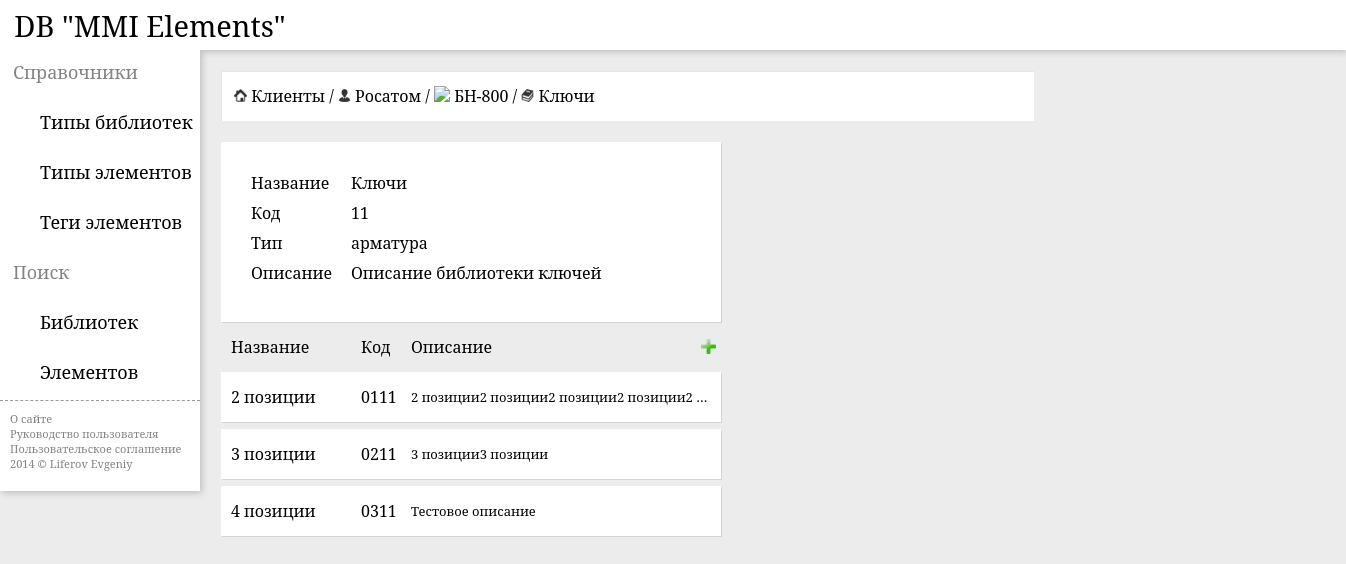
Screenshot of /?c=1&s=1&l=1 with the database file from the repository.
### tables this page shows
CREATE TABLE `clients` (
  `id` int(11) NOT NULL,
  `name` varchar(50) NOT NULL,
  `address` text,
  `image` text
);

CREATE TABLE `simulators` (
  `id` int(11) NOT NULL,
  `name` varchar(50) NOT NULL,
  `client_id` int(11) NOT NULL,
  `date` varchar(4) NOT NULL,
  `description` text
);

CREATE TABLE `libs` (
  `id` int(11) NOT NULL,
  `name` varchar(50) NOT NULL,
  `simulator_id` int(11) NOT NULL,
  `code` varchar(2) NOT NULL,
  `lib_type_id` int(11) DEFAULT NULL,
  `description` text
);

CREATE TABLE `lib_types` (
  `id` int(11) NOT NULL,
  `name` varchar(50) NOT NULL,
  `description` text NOT NULL
);

CREATE TABLE `elements` (
  `id` int(11) NOT NULL,
  `name` varchar(50) NOT NULL,
  `code` varchar(2) NOT NULL,
  `lib_id` int(11) NOT NULL,
  `type_id` int(11) DEFAULT NULL,
  `description` text,
  `icon` text
);

### request.php (called while the page is built, shortened)
<?php
$reque1 = mysql_query(
"SELECT
	`clients`.`id` AS `client_id`,
	`clients`.`name` AS `client_name`
	FROM `clients`
	WHERE `clients`.`id` = ".$c."
	");
$req1 = mysql_fetch_array($reque1);
if ($s != NULL) {
$reque2 = mysql_query(
"SELECT
	`simulators`.`id` AS `simulator_id`,
	`simulators`.`name` AS `simulator_name`
	FROM `simulators`
	WHERE `simulators`.`id` = ".$s."
	");
$req2 = mysql_fetch_array($reque2);
}
if ($l != NULL) {
$reque3 = mysql_query(
"SELECT
	`libs`.`id` AS `lib_id`,
	`libs`.`name` AS `lib_name`,
	`libs`.`code` AS `lib_code`
	FROM `libs`
	WHERE `libs`.`id` = ".$l."
	");
$req3 = mysql_fetch_array($reque3);
}
?>

### elements.php (the view)
<?php
$query = mysql_query(
	"SELECT
	`elements`.`id` AS `element_id`,
	`elements`.`name` AS `element_name`,
	`elements`.`code` AS `element_code`,
	`elements`.`description` AS `element_description`,
	`libs`.`code` AS `lib_code`
	FROM `elements`
	JOIN  `libs` ON  `libs`.`id` =  `elements`.`lib_id`
	WHERE
	`lib_id` = ".$l."
	");
	$row = mysql_fetch_array($query);
?>
<div class="mid_fon">
	<div class='s01'>Название</div>
	<div class='s02'>Код</div>
	<div class='s02'>Описание</div>
	<a href='/?c=<?php echo $c;?>&s=<?php echo $s;?>&l=<?php echo $l;?>&add=1'><div class='mid_fon_add'></div></a>
<?php
	do
	{
	echo "
	<a href='/?c=".$c."&s=".$s."&l=".$l."&e=".$row['element_id']."'>
	<div class='s'>
	<div class='s01'>".$row['element_name']."</div>
	<div class='s02'>".$row['element_code']."".$row['lib_code']."</div>
	<div class='s03'>".$row['element_description']."</div>
	</a>
	</div>
	";
	}
	while ($row = mysql_fetch_array($query));
?>
</div>

### index.php (shortened to what this page needs)
<!doctype html>
<html>
    <head>
        <?php include_once('link.php') ?>
    </head>
    <body>
<?php
$c = empty($_GET['c'])?'':(int)$_GET['c'];
$s = empty($_GET['s'])?'':(int)$_GET['s'];
$l = empty($_GET['l'])?'':(int)$_GET['l'];
$e = empty($_GET['e'])?'':(int)$_GET['e'];
$edit = empty($_GET['edit'])?'':(int)$_GET['edit'];
$update = empty($_GET['update'])?'':(int)$_GET['update'];
$add = empty($_GET['add'])?'':(int)$_GET['add'];
$insert = empty($_GET['insert'])?'':(int)$_GET['insert'];
$del = empty($_GET['del'])?'':(int)$_GET['del'];
$reused = empty($_GET['reused'])?'':(int)$_GET['reused'];
$reused_add = empty($_GET['reused_add'])?'':(int)$_GET['reused_add'];
$reused_del = empty($_GET['reused_del'])?'':(int)$_GET['reused_del'];
include 'top.php' ?>
<div class="mid">
<?php include 'menu.php'; ?>
<div class="table">
<div class="table1">
<?php
	if ($c == NULL)
	{
	echo	"<div class='nav'><div><a href='/?add=1'><div class='nav_add'></div></a></div><a href='../'><img src='images/icon/home.png' height='13px'/> Клиенты</a></div>";
	if ($insert != NULL) {include 'clients_insert.php';} else {
	if ($add != NULL) { include 'clients_add.php'; } else {
	include 'clients.php'; }}} else
	{
	if ($s == NULL){
	include 'request.php';
	echo	"<div class='nav'><a href='../'><img src='images/icon/home.png' height='13px'/> Клиенты</a> / <a href='/?c=".$c."'><img src='images/icon/clients.png' height='13px'/> ".$req1['client_name']."</a></div>";
	if ($insert != NULL) {include 'simulators_insert.php';} else {
	if ($add != NULL) { include 'simulators_add.php'; } else {
	if ($del != NULL) { include 'clients_del.php'; } else {
	if ($update != NULL) {include 'clients_update.php';} else {
	if ($edit == NULL) {include 'clients_line.php';} else {include 'clients_edit.php';}}}
	include 'simulators.php';}}} else
	{
	if ($l == NULL){
	include 'request.php';
	echo	"<div class='nav'><a href='../'><img src='images/icon/home.png' height='13px'/> Клиенты</a> / <a href='/?c=".$c."'><img src='images/icon/clients.png' height='13px'/> ".$req1['client_name']."</a> / <a href='/?c=".$c."&s=".$s."'><img src='images/icon/simulator.png' height='13px'/> ".$req2['simulator_name']."</a></div>";
	if ($reused_del != NULL) {include 'reused_del.php';} else {
	if ($reused_add != NULL) {include 'reused_insert.php';} else {
	if ($reused != NULL) {include 'reused_add.php';} else {
	if ($insert != NULL) {include 'libs_insert.php';} else {
	if ($add != NULL) { include 'libs_add.php'; } else {
	if ($del != NULL) { include 'simulators_del.php'; } else {
	if ($update != NULL) {include 'simulators_update.php';} else {
	if ($edit == NULL) {include 'simulators_line.php';} else {include 'simulators_edit.php';}}
	include 'libs.php';}}}}}}
	} else
	{
	if ($e == NULL){
	include 'request.php';
	echo	"<div class='nav'><a href='../'><img src='images/icon/home.png' height='13px'/> Клиенты</a> / <a href='/?c=".$c."'><img src='images/icon/clients.png' height='13px'/> ".$req1['client_name']."</a> / <a href='/?c=".$c."&s=".$s."'><img src='images/icon/simulator.png' height='13px'/> ".$req2['simulator_name']."</a> / <a href='/?c=".$c."&s=".$s."&l=".$l."'><img src='images/icon/lib.png' height='13px'/> ".$req3['lib_name']."</a></div>";
	if ($del != NULL) { include 'libs_del.php'; } else {
	if ($add != NULL) { include 'elements_add.php'; } else {
	if ($insert != NULL) {include 'elements_insert.php';} else {
	if ($update != NULL) {include 'libs_update.php';} else {
	if ($edit == NULL) {include 'libs_line.php';} else {include 'libs_edit.php';}}}
	include 'elements.php';}}
	}
	}
	}
	}
?>
    </body>
</html>

### libs_line.php (shortened to what this page needs)
<?php
$query = mysql_query(
	"SELECT
	`libs`.`id` AS `lib_id`,
	`libs`.`name` AS `lib_name`,
	`libs`.`code` AS `lib_code`,
	`libs`.`lib_type_id` AS `lib_type_id`,
	`libs`.`description` AS `lib_description`,
	`lib_types`.`name` AS `type_name`
	FROM `libs`
	INNER JOIN `lib_types` ON `lib_types`.`id` = `libs`.`lib_type_id`
	WHERE
	`libs`.`id` = ".$l."
	");
	$row = mysql_fetch_array($query);
?>
<div class="cd">
	<div class="cd00">
		<div class="cd01">Название</div>
		<div class="si12"><?php echo $row['lib_name'];?></div>
	</div>
	<div class="si10">
		<div class="si01">Код</div>
		<div class=""><?php echo $row['lib_code'];?></div>
	</div>
	<div class="si10">
		<div class="si01">Тип</div>
		<div class=""><?php echo $row['type_name'];?></div>
	</div>
	<div class="si10">
		<div class="si01">Описание</div>
		<div class="si03"><?php echo $row['lib_description'];?></div>
	</div>
</div>

### style.css (style rules this page uses)
a { text-decoration:none; color:#000 }
body { margin:0; font-family:'Noto Serif',sans-serif; background: #ECECEC; }
.mid { width:1336px; display:table; overflow:hidden; min-height:500px; }
.table { width:1010px; height: 100%; display:table; max-width: 1000px; position: relative; overflow:visible }
.table1 { margin-bottom: 10px; }
.nav { width:800px; height:50px; background: #fff; margin-top:21px; margin-left:21px; box-shadow: inset 1px 1px 0 rgba(0,0,0,.1); font-size:16px; line-height: 50px; padding-left: 13px; vertical-align: middle; }
.s { width:500px; height:50px; background: #fff; margin-top:7px; box-shadow: 1px 1px 0 rgba(0,0,0,.1); display:table; }
.s01 { width:130px; padding-left: 10px; font-size:16px; line-height: 50px; vertical-align: middle; float:left; }
.s02 { width:50px; font-size:16px; line-height: 50px; vertical-align: middle; float:left; }
.s03 { width:300px; height:50px; font-size:13px; line-height: 50px; vertical-align: middle; text-overflow: ellipsis; overflow: hidden; white-space: nowrap; min-width:300px; float:left; }
.cd { width:500px; height:180px; background: #fff; margin-top:21px; margin-left:21px; box-shadow: 1px 1px 0 rgba(0,0,0,.1); display:table; float:left; }
.cd00 { width:350px; height:60px; display:table; }
.cd01 { width: 130px; font-size:16px; margin-top:30px; text-indent:30px; float:left; }
.si01 { width: 130px; font-size:16px; text-indent:30px; float:left; }
.si03 { width: 350px; overflow-y:scroll; height: 38px; font-size:16px; float:left; }
.si12 { margin-top:30px; }
.si10 { width:500px; height:30px; display:table; }
.mid_fon { background: #ECECEC; margin-left: 21px; margin-top: 21px; width:500px; display:table; }
.mid_fon_add { position: absolute; margin-left:480px; margin-top:17px; height:15px; width:15px; vertical-align: middle; background: url(images/icon/add.png) 100% 100% no-repeat; background-size: cover; }

### rows the page displays
clients: name "Росатом"
simulators: name "БН-800"
libs: name "Ключи", code "11", lib_type.name "арматура", description "Описание библиотеки ключей"
elements: name "2 позиции", code "01", lib.code "11", description "2 позиции2 позиции2 позиции2 позиции2…"
elements: name "3 позиции", code "02", lib.code "11", description "3 позиции3 позиции"
elements: name "4 позиции", code "03", lib.code "11", description "Тестовое описание"
